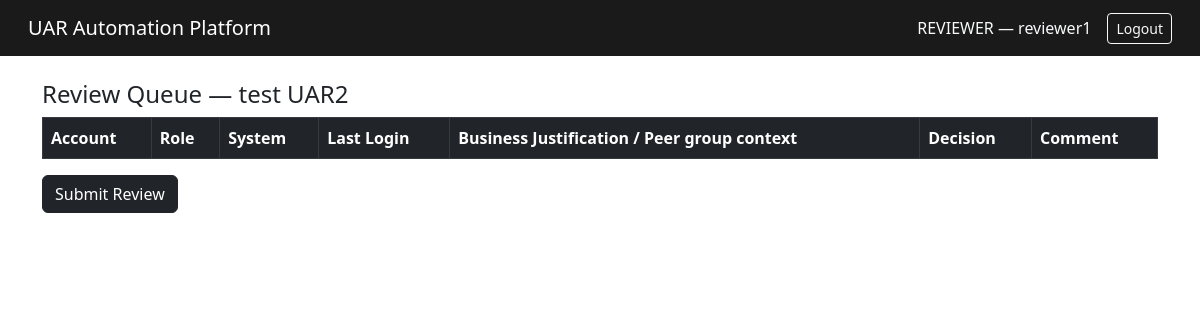
Screenshot of /review/7/decide (signed in) with the database file from the repository.
### app/models.py (models this page shows, shortened)
class User(db.Model):
    __tablename__ = 'users'
    id            = db.Column(db.Integer, primary_key=True)
    username      = db.Column(db.String(80), unique=True, nullable=False)
    email         = db.Column(db.String(120), unique=True, nullable=False)
    password_hash = db.Column(db.String(256))
    role          = db.Column(db.String(30), nullable=False)
    is_active     = db.Column(db.Boolean, default=True)
    created_at    = db.Column(db.DateTime, default=datetime.utcnow)
    @property
    def is_authenticated(self):
        return True

class UARReview(db.Model):
    __tablename__ = 'uar_reviews'
    id            = db.Column(db.Integer, primary_key=True)
    title         = db.Column(db.String(200))
    initiator_id  = db.Column(db.Integer, db.ForeignKey('users.id'),
                              nullable=False)
    reviewer_id   = db.Column(db.Integer, db.ForeignKey('users.id'),
                              nullable=False)
    approver_id   = db.Column(db.Integer, db.ForeignKey('users.id'),
                              nullable=False)
    status        = db.Column(db.String(20), default='PENDING')
    created_at    = db.Column(db.DateTime, default=datetime.utcnow)
    completed_at  = db.Column(db.DateTime)
    approved_at   = db.Column(db.DateTime)
    reject_reason = db.Column(db.Text)
    initiator = db.relationship('User', foreign_keys=[initiator_id])
    reviewer  = db.relationship('User', foreign_keys=[reviewer_id])
    approver  = db.relationship('User', foreign_keys=[approver_id])
    entries   = db.relationship('UAREntry', backref='review', lazy=True)

### app/routes.py (the view, shortened to what this page needs)
@main.route('/review/<int:review_id>/decide', methods=['GET', 'POST'])
@login_required
@role_required('reviewer')
def review_decide(review_id):
    review  = UARReview.query.get_or_404(review_id)
    entries = UAREntry.query.filter_by(review_id=review_id).all()
    return render_template('reviewer/review_queue.html',
                           review=review, entries=entries)

### app/auth.py (called while the page is built)
@login_manager.user_loader
def load_user(user_id):
    return User.query.get(int(user_id))

### app/routes.py (called while the page is built)
def role_required(*roles):
    def decorator(f):
        @wraps(f)
        def decorated(*args, **kwargs):
            if not current_user.is_authenticated:
                abort(401)
            if current_user.role not in roles:
                abort(403)
            return f(*args, **kwargs)
        return decorated
    return decorator

### app/templates/reviewer/review_queue.html (shortened to what this page needs)
{% extends 'base.html' %}
{% block content %}
<h4>Review Queue — {{ review.title }}</h4>
<form method='POST' id='reviewForm'>
  <table class='table table-bordered'>
    <thead class='table-dark'>
      <tr>
        <th>Account</th>
        <th>Role</th>
        <th>System</th>
        <th>Last Login</th>
        <th>Business Justification / Peer group context</th>
        <th>Decision</th>
        <th>Comment</th>
      </tr>
    </thead>
  </table>
  <button type='submit' class='btn btn-dark'>
    {% if review.reject_reason %}Resubmit for Approval{% else %}Submit Review{% endif %}
  </button>
</form>
{% endblock %}

### app/templates/base.html (shortened to what this page needs)
<!DOCTYPE html>
<html lang='en'>
<head>
  <link href='https://cdn.jsdelivr.net/npm/bootstrap@5.3/dist/css/bootstrap.min.css' rel='stylesheet'>
</head>
<body>
  <nav class='navbar navbar-dark navbar-expand-lg'
       style='background:#1A1A1A'>
    <div class='container-fluid'>
      <span class='navbar-brand ms-3'>UAR Automation Platform</span>
      {% if current_user.is_authenticated %}
      <div class='d-flex align-items-center'>
        <span class='text-light me-3'>
          {{ current_user.role|upper }} — {{ current_user.username }}
        </span>
        <a href='/logout' class='btn btn-outline-light btn-sm me-3'>
          Logout
        </a>
      </div>
      {% endif %}
    </div>
  </nav>
  <div class='container mt-4'>{% block content %}{% endblock %}</div>
</body>
</html>

### rows the page displays
User: role "REVIEWER", username "reviewer1"
UARReview: title "test UAR2"
